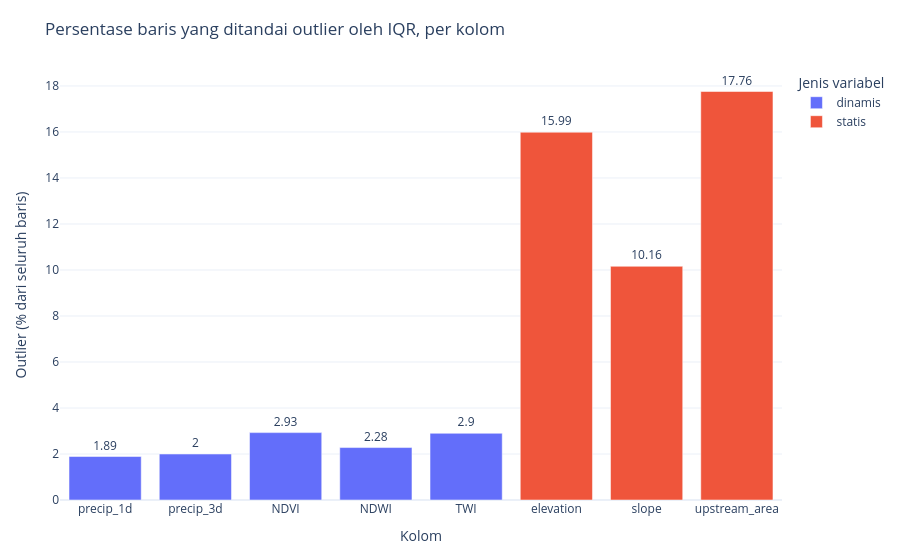

The code cell stored with this chart in its notebook:
### Markdown cell above
#### Grafik: persentase outlier IQR per kolom

### Code cell
fig1 = px.bar(
    tabel_outlier.to_dict(as_series=False),
    x='kolom', y='persen', color='jenis', text='persen',
    title='Persentase baris yang ditandai outlier oleh IQR, per kolom',
    labels={'kolom': 'Kolom', 'persen': 'Outlier (% dari seluruh baris)', 'jenis': 'Jenis variabel'},
)
fig1.update_traces(textposition='outside')
tampilkan(fig1, 'qc_02_outlier_per_kolom')

### Figure 1 — Plotly figure (JSON) as saved in the notebook; plotly's stock layout.template omitted (floating-point values rounded to 4 significant figures)
{"data": [{"hovertemplate": "Jenis variabel=dinamis<br>Kolom=%{x}<br>Outlier (% dari seluruh baris)=%{text}<extra></extra>", "legendgroup": "dinamis", "marker": {"color": "#636efa", "pattern": {"shape": ""}}, "name": "dinamis", "orientation": "v", "showlegend": true, "text": [1.89, 2.0, 2.93, 2.28, 2.9], "textposition": "outside", "type": "bar", "x": ["precip_1d", "precip_3d", "NDVI", "NDWI", "TWI"], "xaxis": "x", "y": [1.89, 2.0, 2.93, 2.28, 2.9], "yaxis": "y"}, {"hovertemplate": "Jenis variabel=statis<br>Kolom=%{x}<br>Outlier (% dari seluruh baris)=%{text}<extra></extra>", "legendgroup": "statis", "marker": {"color": "#EF553B", "pattern": {"shape": ""}}, "name": "statis", "orientation": "v", "showlegend": true, "text": [15.99, 10.16, 17.76], "textposition": "outside", "type": "bar", "x": ["elevation", "slope", "upstream_area"], "xaxis": "x", "y": [15.99, 10.16, 17.76], "yaxis": "y"}], "layout": {"barmode": "relative", "legend": {"title": {"text": "Jenis variabel"}, "tracegroupgap": 0}, "margin": {"b": 60, "l": 60, "r": 20, "t": 70}, "title": {"text": "Persentase baris yang ditandai outlier oleh IQR, per kolom"}, "xaxis": {"anchor": "y", "domain": [0, 1], "title": {"text": "Kolom"}}, "yaxis": {"anchor": "x", "domain": [0, 1], "title": {"text": "Outlier (% dari seluruh baris)"}}}}
